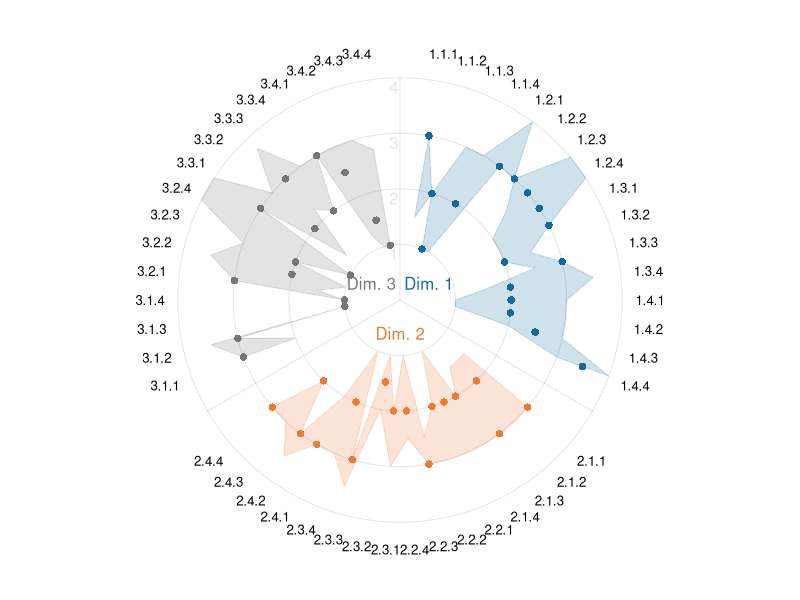
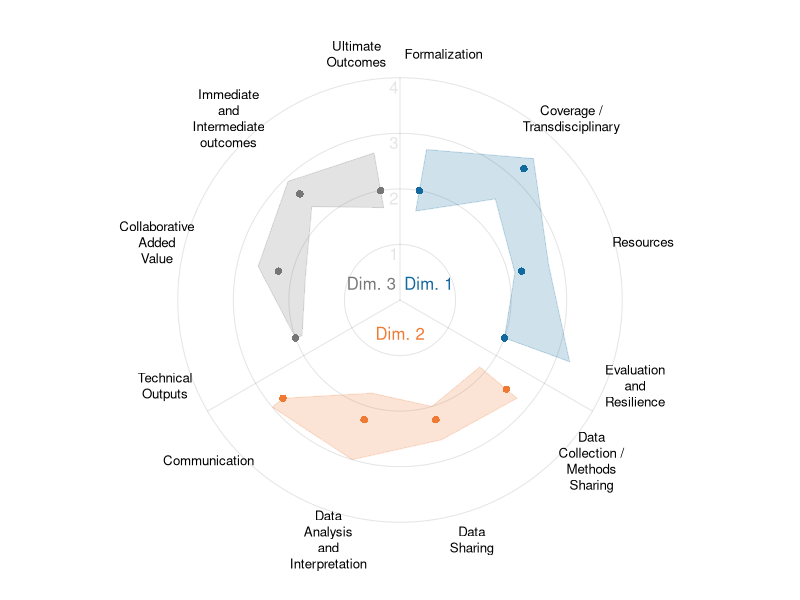
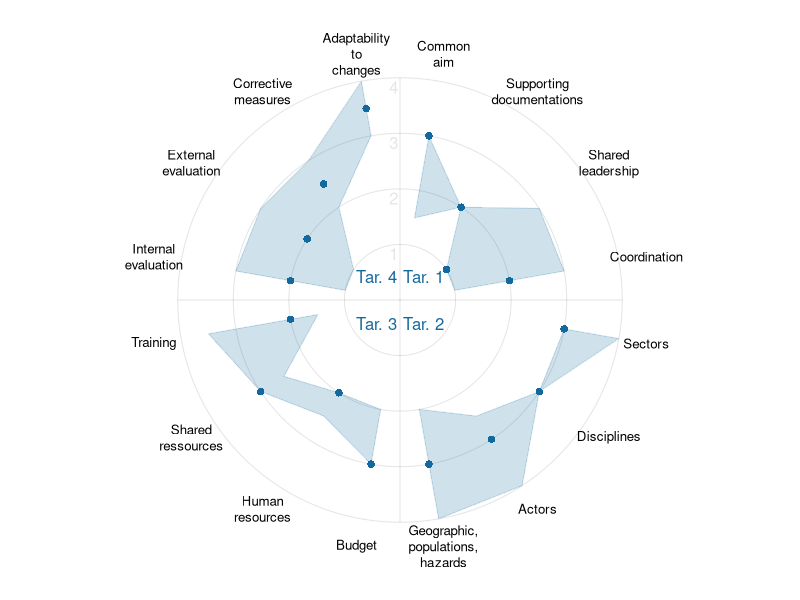
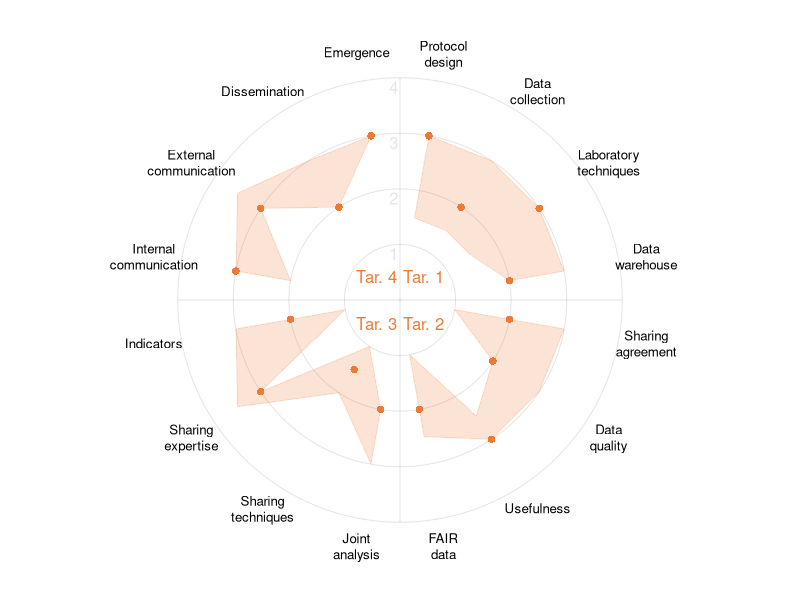
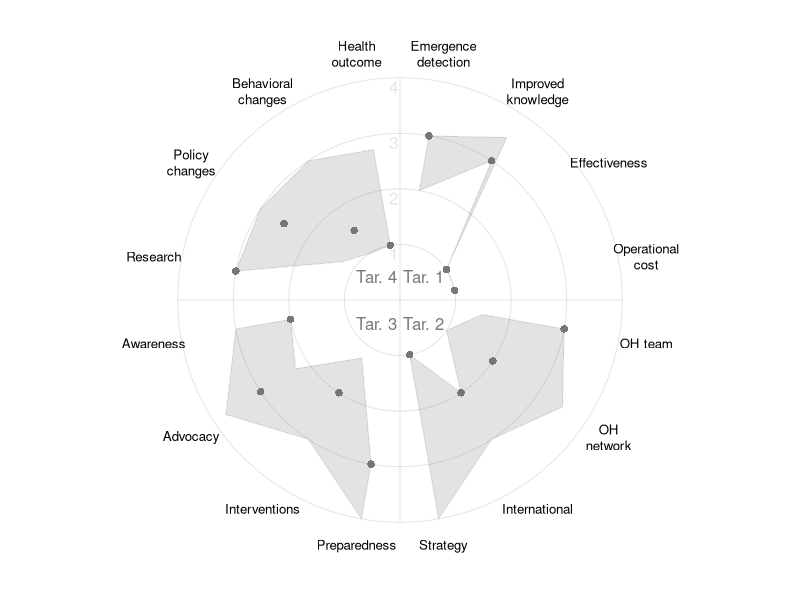
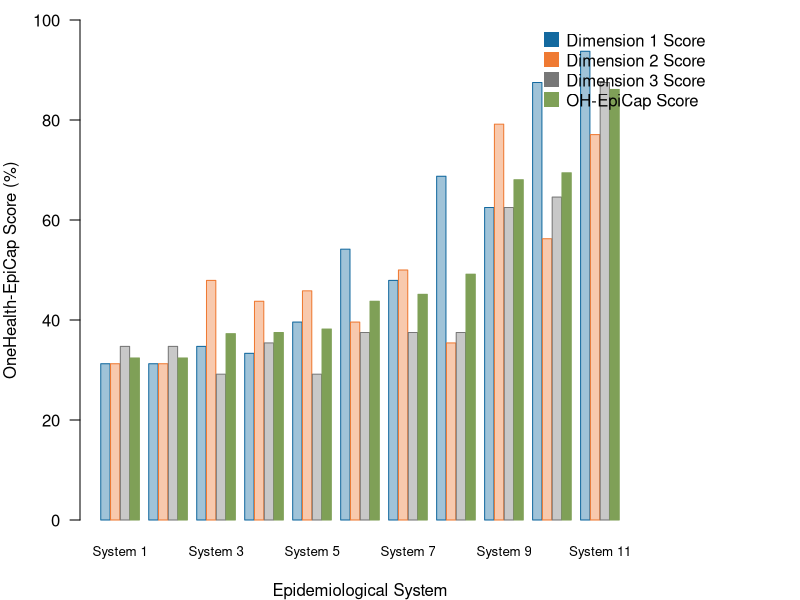
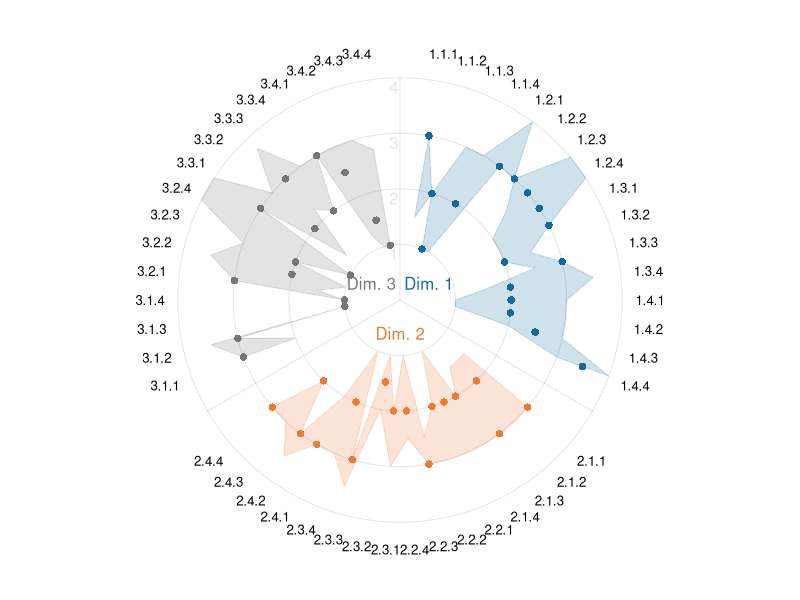
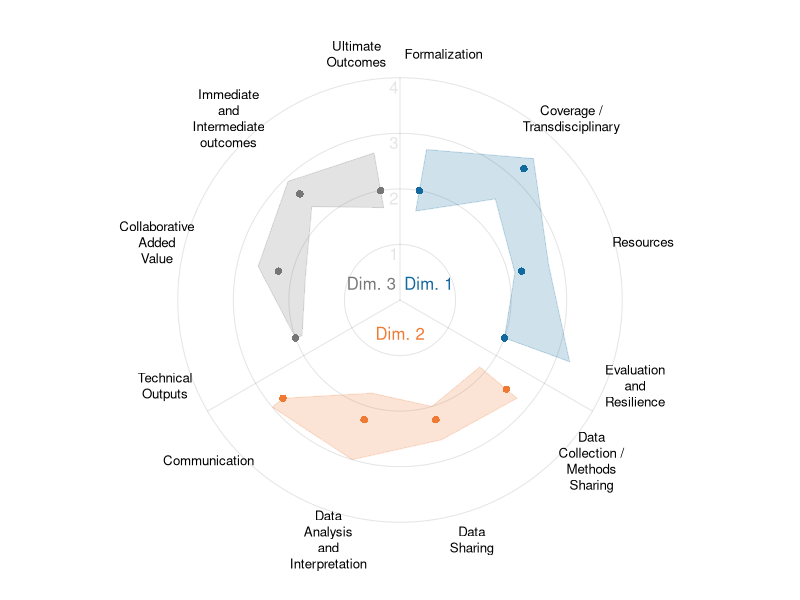

Reproduce these figures in R, in order.
#!/usr/bin/env Rscript
# ============================================================================ #
# OH-EpiCap Cross-System Analysis - Frederick T. A. Freeth          12/07/2023 |
# ============================================================================ #

# ---- Preamble ----
if(!require("plotrix")){install.packages("plotrix"); library(plotrix)}
if(!require("ggplot2")){install.packages("ggplot2"); library(ggplot2)}
if(!require("rstudioapi")){install.packages("rstudioapi"); library(rstudioapi)}
setwd(dirname(rstudioapi::getActiveDocumentContext()$path)) # Set WD to file location


# ---- Creates the radar plot ----
radar_plot <- function(indicators, num_sections, show_min_max, section_cols,
                       max_score, inner_labels, radial_labels, SVG_name){
  # indicators:    The indicators (questionnaire answers) to plot
  # num_sections:  The number of sections to create
  # show_min_max:  Show the minimum and maximum values of the indicators
  # section_cols:  The colours of the separate sections
  # max_score:     Highest possible score in questionnaire.
  # inner_labels:  Labels which to add around the innermost edge of the plot.
  # radial_labels: Labels which to add around the outermost edge of the plot.
  # SVG_name:      The file name to call the svg image.
  
  # Produce errors if invalid inputs are given
  if(num_sections < 1){
    stop("Error. num_sections must be greater than or equal to one.")
  }
  else if(num_sections != length(section_cols)){
    stop("Error. section_cols must have the same length as num_sections.")
  }
  else if(max_score < 1){
    stop("Error. max_score must be greater than or equal to one.")
  }
  
  # Generate the statistics used in the radar plots.
  num_indicators <- nrow(indicators)
  axes_col <- ggplot2::alpha(colour = "black", alpha = 0.1)
  section_cols_points <- unlist(lapply(section_cols,function(cl){rep(cl, num_indicators/num_sections)}))
  data_max <- unlist(lapply(1:num_indicators, function(i){max(indicators[i,-(1:2)], na.rm = T)}))
  data_upper <- unlist(lapply(1:num_indicators, function(i){quantile(indicators[i,-(1:2)], na.rm = T)[4]}))
  data_mean <- rowMeans(indicators[,-(1:2)], na.rm = TRUE)
  data_median <- unlist(lapply(1:num_indicators, function(i){median(unlist(indicators[i,-(1:2)]), na.rm = T)}))
  data_lower <- unlist(lapply(1:num_indicators, function(i){quantile(indicators[i,-(1:2)], na.rm = T)[2]}))
  data_min <- unlist(lapply(1:num_indicators, function(i){min(indicators[i,-(1:2)], na.rm = T)}))
  
  # Create the angles as to which we radially plot out targets. We generate angles
  # for the number of targets plus the number of dimensions as we will remove an
  # angle for each dimension to give the points some space.
  coord_angle <- unlist(lapply(X = 1:num_sections, FUN = function(i){
    angle_buffer <- 10 # Buffer of 15 degrees between zones
    angle_limits <- c((0:num_sections)*360/num_sections)[i:(i+1)] + c(angle_buffer, -angle_buffer)
    coord_angle_deg <- seq(from = angle_limits[1], to = angle_limits[2], length.out = num_indicators/num_sections)
    coord_angle_rad <- coord_angle_deg*base::pi/180
    # Added pi/2 to plot from the vertical and do the negative of coord_angle_rad
    # so that we plot clockwise.
    return(-coord_angle_rad + base::pi/2)
  }))
  
  # Create the figure
  plot.new()
  svg(paste0(SVG_name, ".svg"))
  par(mar = c(3, 3, 3, 3), las = 1, xpd = TRUE, bg = "transparent", pty = "s")
  plot(x = NULL, y = NULL, xlim = max_score*c(-1, 1), ylim = max_score*c(-1, 1),
       axes = FALSE, xlab = "", ylab = "")
  
  # Draw concentric grey circles
  for(i in 1:max_score){plotrix::draw.circle(x = 0, y = 0, nv = 512, radius = i, border = axes_col, col = NA)}
  
  # Add axis labels 1 to max_score and then radial lines from center outwards.
  # The first line is vertically upwards, then the others equally spaced around.
  text(x = 0, y = 1:max_score, labels = 1:max_score, col = axes_col, adj = c(1.2, 1.2))
  for(i in 0:(num_sections - 1)){
    lines(x = c(0, max_score*cos(base::pi/2 + 2*i*base::pi/num_sections)),
          y = c(0, max_score*sin(base::pi/2 + 2*i*base::pi/num_sections)), col = axes_col)
  }
  # Plot the target median points with lines of the min and max values 
  points(x = data_median*cos(coord_angle), y = data_median*sin(coord_angle), pch = 16, col = section_cols_points)
  
  counter <- 1 # Counter to count through the OH_cols and Dim./Tar. numbers
  for(i in seq(1, num_indicators, num_indicators/num_sections)){
    # Indices for targets in dimension
    dim_index <- i:(i + num_indicators/num_sections - 1)
    
    # Target minimum and target maximum score lines
    if(show_min_max == TRUE){
      polygon(x = c(data_min[dim_index]*cos(coord_angle[dim_index]),
                    rev(data_max[dim_index]*cos(coord_angle[dim_index]))),
              y = c(data_min[dim_index]*sin(coord_angle[dim_index]),
                    rev(data_max[dim_index]*sin(coord_angle[dim_index]))),
              border = ggplot2::alpha(section_cols_points[dim_index][1], alpha = 0.1),
              col = ggplot2::alpha(section_cols_points[dim_index][1], alpha = 0.1)
      )
    }
    # Target upper and target lower shaded polygon
    polygon(x = c(data_lower[dim_index]*cos(coord_angle[dim_index]),
                  rev(data_upper[dim_index]*cos(coord_angle[dim_index]))),
            y = c(data_lower[dim_index]*sin(coord_angle[dim_index]),
                  rev(data_upper[dim_index]*sin(coord_angle[dim_index]))),
            border = ggplot2::alpha(section_cols_points[dim_index][1], alpha = 0.2),
            col = ggplot2::alpha(section_cols_points[dim_index][1], alpha = 0.2)
            
    )
    # Add in the inner labels to the center of the plot
    text(labels = paste(inner_labels, counter),
         col = section_cols[counter],
         x = 0.6*cos(mean(coord_angle[dim_index])),
         y = 0.6*sin(mean(coord_angle[dim_index]))
    )
    counter <- counter  + 1 
  }
  # Add target labels
  text(x = (0.5 + max_score)*cos(coord_angle), y = (0.5 + max_score)*sin(coord_angle),
       labels = stringr::str_wrap(radial_labels, width = 8), cex = 0.8)
  rp <- recordPlot() # Save figure as returnable variable
  dev.off()
  return(rp)
}

# ---- Plots the OH EpiCap Score for each system
OH_score_plot <- function(targets, bar_cols, isLongitudinalStudy, SVG_name){
  # indicators:          The indicators (questionnaire answers) to plot.
  # bar_cols:            The colours of the barplot.
  # isLongitudinalStudy: Draw lines betwenn OH-EpiCap scores if study is over time.
  # SVG_name:            The file name to call the svg image.
  
  OH_EpiCap_Index <- (colMeans(targets[,-(1:2)], na.rm = TRUE) - 1)*100/3
  OH_EpiCap_Dim_Index <- do.call(rbind, lapply(
    seq(from = 1, to = nrow(targets), by = num_targets), FUN = function(i){
      return((colMeans(targets[i:(i + num_targets - 1),-(1:2)], na.rm = TRUE) - 1)*100/3)
  }))
  rownames(OH_EpiCap_Dim_Index) <- paste("Dimension", 1:num_dims)
  
  # We group then sort the combined data by who has the highest OH-EpiCap Index
  grouped_OH_EpiCap_Data <- rbind(OH_EpiCap_Dim_Index, OH_EpiCap_Index)
  grouped_OH_EpiCap_Data <- grouped_OH_EpiCap_Data[, names(sort(OH_EpiCap_Index))]
  num_systems <- ncol(grouped_OH_EpiCap_Data)
  
  # Make dimension bar colours lighter and keep the overall EpiCap score the same.
  # This is needed in case you want to make the overall score stand out more.
  dim_bar_opacity <- 0.4
  faded_bar_cols <- ggplot2::alpha(colour = bar_cols, alpha = c(rep(dim_bar_opacity, num_dims), 1))
  
  plot.new()
  svg(filename = paste0(SVG_name,".svg"), width = 14, height = 6)
  par(mar = c(4, 4, 1, 8), xpd = TRUE, las = TRUE, bg = "transparent")
  barplot(
    grouped_OH_EpiCap_Data, beside = TRUE, border = bar_cols, col = faded_bar_cols,
    names.arg = colnames(grouped_OH_EpiCap_Data), ylim = c(0, 100), cex.names = 0.8,
    ylab = "OneHealth-EpiCap Score (%)", xlab = "Epidemiological System", space = c(0.05, 1)
  )
  # Find the coordinates of the OH-EpiCap Index (green bar). We have a space
  # between each group of bars (number of groups - 1), with num_dims + 1 bars
  # in each group. We then center the lines by adding 0.5. Using this, we can
  # draw lines between systems (in the case of a longitudinal study)
  if(isLongitudinalStudy){
    bar_coords <- 0.5 + seq(from = num_dims + 1, to = (num_systems - 1) + (1 + num_dims)*num_systems, by = num_dims + 2)
    lines(x = bar_coords, y = grouped_OH_EpiCap_Data[num_dims + 1,], col = bar_cols[num_dims + 1], lwd = 2)
  }
  legend(
    "topright",
    legend = c(paste("Dimension", 1:num_dims, "Score"), "OH-EpiCap Score"),
    col = bar_cols, bty = "n", pch = 15, inset = c(-0.13, 0), pt.cex = 2
  )
  EpiCap_Score_plot <- recordPlot()
  dev.off()
  return(EpiCap_Score_plot)
}


# ---- Main Parameters ----
OHEC_data <- read.csv("System_Data.csv", check.names = FALSE)
num_dims <- 3  # How many dimensions in the OH-EpiCap Questionnaire.
num_targets <- 4 # Number of targets per dimension

# Official OneHealth EpiCap Tool Colours
OH_cols <- c("#13699f", "#ef7a33", "#777777", "#7fa057")

# Calculate the dimensions on a target level
OHEC_target <- as.data.frame(cbind(
  "Target_Number" = sort(matrix(outer(1:num_dims, (1:num_targets)*0.1, "+"), nrow = num_dims*num_targets)),
  "Target_Label" = c(
    "Formalization", "Coverage / Transdisciplinary", "Resources", "Evaluation and Resilience",
    "Data Collection / Methods Sharing", "Data Sharing", "Data Analysis and Interpretation", "Communication",
    "Technical Outputs", "Collaborative Added Value", "Immediate and Intermediate outcomes", "Ultimate Outcomes"
  ),
  apply(X = OHEC_data[-(1:2)], MARGIN = 2, FUN = function(column){
    unlist(lapply(seq(1, nrow(OHEC_data), nrow(OHEC_data)/(num_dims*num_targets)), function(i){
      return(mean(column[i:(i + num_targets - 1)], na.rm = TRUE))
    }))
  })
))
# As we added in character types to OHEC_target, this mutates all the numeric
# types to become characters also so we need to change them back
OHEC_target[,-(1:2)] <- apply(OHEC_target[,-(1:2)], MARGIN = 2, FUN = as.numeric)

# ---- Produce the Radar Plots ----
# All indicators on one plot
radar_plot(indicators = OHEC_data, num_sections = 3, show_min_max = FALSE,
           section_cols = OH_cols[1:3], max_score = 4, inner_labels = "Dim.",
           radial_labels = OHEC_data$Dimension_Number, SVG_name = "Indicators_All_Radar")

# Plot the dimension indicators at the target level
radar_plot(indicators = OHEC_target, num_sections = 3, show_min_max = FALSE,
           section_cols = OH_cols[1:3], max_score = 4, inner_labels = "Dim.",
           radial_labels = OHEC_target$Target_Label, SVG_name = "Indicators_Target_Radar")

# Plot the indicators across the four targets in Dimension 1
radar_plot(indicators = OHEC_data[1:16,], num_sections = 4, show_min_max = FALSE,
           section_cols = rep(OH_cols[1], 4), max_score = 4, inner_labels = "Tar.",
           radial_labels = OHEC_data$Dimension_Label[1:16], SVG_name = "Indicators_Dimension_1_Radar")

# Plot the indicators across the four targets in Dimension 2
radar_plot(indicators = OHEC_data[17:32,], num_sections = 4, show_min_max = FALSE,
           section_cols = rep(OH_cols[2], 4), max_score = 4, inner_labels = "Tar.",
           radial_labels = OHEC_data$Dimension_Label[17:32], SVG_name = "Indicators_Dimension_2_Radar")

# Plot the indicators across the four targets in Dimension 3
radar_plot(indicators = OHEC_data[33:48,], num_sections = 4, show_min_max = FALSE,
           section_cols = rep(OH_cols[3], 4), max_score = 4, inner_labels = "Tar.",
           radial_labels = OHEC_data$Dimension_Label[33:48], SVG_name = "Indicators_Dimension_3_Radar")

# Plot the OH-EpiCap Scores across all the systems
OH_score_plot(targets = OHEC_target, bar_cols = OH_cols,
              isLongitudinalStudy = FALSE, SVG_name = "EpiCap_Scores")


# ============================================================================ #
# OH-EpiCap Cross-System Analysis - Code End                                   |
# ============================================================================ #
